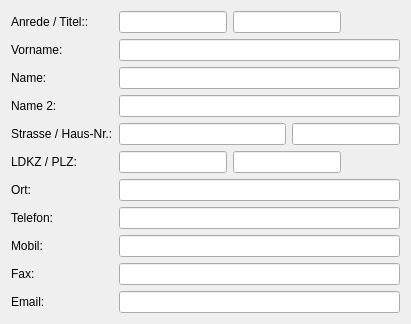
<?xml version="1.0" encoding="UTF-8"?>
<ui version="4.0">
 <class>AdressPad</class>
 <widget class="QWidget" name="AdressPad">
  <property name="geometry">
   <rect>
    <x>0</x>
    <y>0</y>
    <width>411</width>
    <height>302</height>
   </rect>
  </property>
  <property name="sizePolicy">
   <sizepolicy hsizetype="Minimum" vsizetype="Minimum">
    <horstretch>0</horstretch>
    <verstretch>0</verstretch>
   </sizepolicy>
  </property>
  <property name="windowTitle">
   <string>Form</string>
  </property>
  <layout class="QVBoxLayout" name="verticalLayout_4">
   <item>
    <layout class="QVBoxLayout" name="verticalLayout">
     <item>
      <layout class="QHBoxLayout" name="horizontalLayout">
       <item>
        <layout class="QVBoxLayout" name="verticalLayout_2">
         <item>
          <widget class="QLabel" name="label_2">
           <property name="text">
            <string>&lt;html&gt;&lt;head/&gt;&lt;body&gt;&lt;p&gt;Anrede / Titel::&lt;/p&gt;&lt;/body&gt;&lt;/html&gt;</string>
           </property>
           <property name="buddy">
            <cstring>txtAnrede</cstring>
           </property>
          </widget>
         </item>
         <item>
          <widget class="QLabel" name="label_3">
           <property name="text">
            <string>Vorname:</string>
           </property>
          </widget>
         </item>
         <item>
          <widget class="QLabel" name="label_4">
           <property name="text">
            <string>Name:</string>
           </property>
          </widget>
         </item>
         <item>
          <widget class="QLabel" name="label_5">
           <property name="text">
            <string>Name 2:</string>
           </property>
          </widget>
         </item>
         <item>
          <widget class="QLabel" name="label_7">
           <property name="text">
            <string>Strasse / Haus-Nr.:</string>
           </property>
          </widget>
         </item>
         <item>
          <widget class="QLabel" name="label_8">
           <property name="text">
            <string>LDKZ / PLZ:</string>
           </property>
          </widget>
         </item>
         <item>
          <widget class="QLabel" name="label_9">
           <property name="text">
            <string>Ort:</string>
           </property>
          </widget>
         </item>
         <item>
          <widget class="QLabel" name="label_10">
           <property name="text">
            <string>Telefon:</string>
           </property>
          </widget>
         </item>
         <item>
          <widget class="QLabel" name="label_11">
           <property name="text">
            <string>Mobil:</string>
           </property>
          </widget>
         </item>
         <item>
          <widget class="QLabel" name="label_12">
           <property name="text">
            <string>Fax:</string>
           </property>
          </widget>
         </item>
         <item>
          <widget class="QLabel" name="label_13">
           <property name="text">
            <string>Email:</string>
           </property>
          </widget>
         </item>
        </layout>
       </item>
       <item>
        <layout class="QVBoxLayout" name="verticalLayout_3">
         <item>
          <layout class="QHBoxLayout" name="horizontalLayout_2">
           <item>
            <widget class="QLineEdit" name="txtAnrede">
             <property name="sizePolicy">
              <sizepolicy hsizetype="Preferred" vsizetype="Minimum">
               <horstretch>0</horstretch>
               <verstretch>0</verstretch>
              </sizepolicy>
             </property>
            </widget>
           </item>
           <item>
            <widget class="QLineEdit" name="txtTitel">
             <property name="sizePolicy">
              <sizepolicy hsizetype="Preferred" vsizetype="Minimum">
               <horstretch>0</horstretch>
               <verstretch>0</verstretch>
              </sizepolicy>
             </property>
            </widget>
           </item>
           <item>
            <spacer name="horizontalSpacer_3">
             <property name="orientation">
              <enum>Qt::Horizontal</enum>
             </property>
             <property name="sizeHint" stdset="0">
              <size>
               <width>40</width>
               <height>20</height>
              </size>
             </property>
            </spacer>
           </item>
          </layout>
         </item>
         <item>
          <widget class="QLineEdit" name="txtVorname">
           <property name="sizePolicy">
            <sizepolicy hsizetype="Expanding" vsizetype="Minimum">
             <horstretch>0</horstretch>
             <verstretch>0</verstretch>
            </sizepolicy>
           </property>
          </widget>
         </item>
         <item>
          <widget class="QLineEdit" name="txtName1">
           <property name="sizePolicy">
            <sizepolicy hsizetype="Expanding" vsizetype="Minimum">
             <horstretch>0</horstretch>
             <verstretch>0</verstretch>
            </sizepolicy>
           </property>
          </widget>
         </item>
         <item>
          <widget class="QLineEdit" name="txtName2">
           <property name="sizePolicy">
            <sizepolicy hsizetype="Expanding" vsizetype="Minimum">
             <horstretch>0</horstretch>
             <verstretch>0</verstretch>
            </sizepolicy>
           </property>
          </widget>
         </item>
         <item>
          <layout class="QHBoxLayout" name="horizontalLayout_3">
           <item>
            <widget class="QLineEdit" name="txtStrasse">
             <property name="sizePolicy">
              <sizepolicy hsizetype="Expanding" vsizetype="Minimum">
               <horstretch>0</horstretch>
               <verstretch>0</verstretch>
              </sizepolicy>
             </property>
            </widget>
           </item>
           <item>
            <widget class="QLineEdit" name="txtHnr">
             <property name="sizePolicy">
              <sizepolicy hsizetype="Minimum" vsizetype="Minimum">
               <horstretch>0</horstretch>
               <verstretch>0</verstretch>
              </sizepolicy>
             </property>
            </widget>
           </item>
          </layout>
         </item>
         <item>
          <layout class="QHBoxLayout" name="horizontalLayout_4">
           <item>
            <widget class="QLineEdit" name="txtLDKZ">
             <property name="sizePolicy">
              <sizepolicy hsizetype="Fixed" vsizetype="Minimum">
               <horstretch>0</horstretch>
               <verstretch>0</verstretch>
              </sizepolicy>
             </property>
            </widget>
           </item>
           <item>
            <widget class="QLineEdit" name="txtPLZ">
             <property name="sizePolicy">
              <sizepolicy hsizetype="Fixed" vsizetype="Minimum">
               <horstretch>0</horstretch>
               <verstretch>0</verstretch>
              </sizepolicy>
             </property>
            </widget>
           </item>
           <item>
            <spacer name="horizontalSpacer_2">
             <property name="orientation">
              <enum>Qt::Horizontal</enum>
             </property>
             <property name="sizeType">
              <enum>QSizePolicy::Expanding</enum>
             </property>
             <property name="sizeHint" stdset="0">
              <size>
               <width>40</width>
               <height>20</height>
              </size>
             </property>
            </spacer>
           </item>
          </layout>
         </item>
         <item>
          <widget class="QLineEdit" name="txtOrt">
           <property name="sizePolicy">
            <sizepolicy hsizetype="Expanding" vsizetype="Minimum">
             <horstretch>0</horstretch>
             <verstretch>0</verstretch>
            </sizepolicy>
           </property>
          </widget>
         </item>
         <item>
          <widget class="QLineEdit" name="txtTelefon">
           <property name="sizePolicy">
            <sizepolicy hsizetype="Expanding" vsizetype="Minimum">
             <horstretch>0</horstretch>
             <verstretch>0</verstretch>
            </sizepolicy>
           </property>
          </widget>
         </item>
         <item>
          <widget class="QLineEdit" name="txtMobil">
           <property name="sizePolicy">
            <sizepolicy hsizetype="Expanding" vsizetype="Minimum">
             <horstretch>0</horstretch>
             <verstretch>0</verstretch>
            </sizepolicy>
           </property>
          </widget>
         </item>
         <item>
          <widget class="QLineEdit" name="txtFax">
           <property name="sizePolicy">
            <sizepolicy hsizetype="Expanding" vsizetype="Minimum">
             <horstretch>0</horstretch>
             <verstretch>0</verstretch>
            </sizepolicy>
           </property>
          </widget>
         </item>
         <item>
          <widget class="QLineEdit" name="txtEmail">
           <property name="sizePolicy">
            <sizepolicy hsizetype="Expanding" vsizetype="Minimum">
             <horstretch>0</horstretch>
             <verstretch>0</verstretch>
            </sizepolicy>
           </property>
          </widget>
         </item>
        </layout>
       </item>
      </layout>
     </item>
    </layout>
   </item>
  </layout>
 </widget>
 <tabstops>
  <tabstop>txtAnrede</tabstop>
  <tabstop>txtTitel</tabstop>
  <tabstop>txtVorname</tabstop>
  <tabstop>txtName1</tabstop>
  <tabstop>txtName2</tabstop>
  <tabstop>txtStrasse</tabstop>
  <tabstop>txtHnr</tabstop>
  <tabstop>txtLDKZ</tabstop>
  <tabstop>txtPLZ</tabstop>
  <tabstop>txtOrt</tabstop>
  <tabstop>txtTelefon</tabstop>
  <tabstop>txtMobil</tabstop>
  <tabstop>txtFax</tabstop>
  <tabstop>txtEmail</tabstop>
 </tabstops>
 <resources/>
 <connections/>
</ui>
